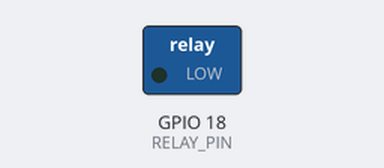
Bench run of a sketch on a simulated ESP32. Shown: switched loads named in the sketch (green lamp = pin HIGH). WiFi joins after 1.5 s; servers stay silent unless stated; EEPROM starts erased; no MQTT or app messages arrive unless stated; what the sketch prints to the serial monitor is not drawn.

Above: at 0.1 s.
At 1.6 s:
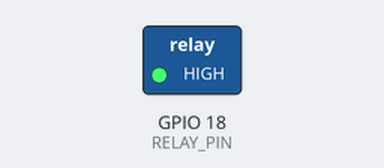
Timing chart, 0 to 6.1 s (numbered marks = the images above):
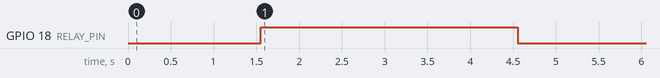

The sketch:

perfume_spray_deep_sleep.ino
```cpp
#include <WiFi.h>
#include <PubSubClient.h>
#include <Preferences.h>
#include <esp_sleep.h>

#define RELAY_PIN 18

// Wi-Fi Credentials
const char* ssid = "SSID";
const char* password = "password";

// MQTT
const char* mqtt_server = "192.168.1.25";
const int mqtt_port = 1883;
const char* mqtt_user = "mqttuser";
const char* mqtt_pass = "hydrogen";
const char* mqtt_client_id = "ESP32PerfumeClient";

const char* topic_status = "home/perfumespray/status";
const char* topic_spray_count = "home/perfumespray/count";

// Time management
#define MAX_WIFI_RETRY_TIME 90000        // 1.5 minutes
#define MAX_MQTT_RETRY_TIME 90000        // 1.5 minutes
#define TOTAL_TIMEOUT_MS    180000       // Total 3 minutes max
#define SPRAY_INTERVAL_SEC  3600         // 1 hour deep sleep

WiFiClient espClient;
PubSubClient client(espClient);
Preferences prefs;

int sprayCount = 0;

// Trigger relay to spray
void triggerRelay() {
  Serial.println("Spraying perfume...");
  digitalWrite(RELAY_PIN, HIGH);
  delay(3000); // Spray duration
  digitalWrite(RELAY_PIN, LOW);
}

// Try Wi-Fi with timeout
bool connectWiFiWithTimeout() {
  Serial.println("Connecting to WiFi...");
  WiFi.begin(ssid, password);

  unsigned long start = millis();
  while (WiFi.status() != WL_CONNECTED && millis() - start < MAX_WIFI_RETRY_TIME) {
    delay(500);
    Serial.print(".");
  }

  if (WiFi.status() == WL_CONNECTED) {
    Serial.println("\nWiFi connected!");
    return true;
  } else {
    Serial.println("\nWiFi connection FAILED");
    return false;
  }
}

// Try MQTT with timeout
bool connectMQTTWithTimeout() {
  client.setServer(mqtt_server, mqtt_port);
  unsigned long start = millis();

  while (!client.connected() && millis() - start < MAX_MQTT_RETRY_TIME) {
    Serial.print("Attempting MQTT...");
    if (client.connect(mqtt_client_id, mqtt_user, mqtt_pass)) {
      Serial.println("connected");
      return true;
    } else {
      Serial.print("failed, rc=");
      Serial.println(client.state());
      delay(1000);
    }
  }

  Serial.println("MQTT connection FAILED");
  return false;
}

// Publish spray status and count
void publishMQTT() {
  char countStr[10];
  itoa(sprayCount, countStr, 10);

  client.publish(topic_status, "ON");
  client.publish(topic_spray_count, countStr);
  delay(500);
  client.publish(topic_status, "OFF");
}

void setup() {
  Serial.begin(115200);
  pinMode(RELAY_PIN, OUTPUT);
  digitalWrite(RELAY_PIN, LOW);

  unsigned long startMillis = millis();

  // Restore spray count from flash
  prefs.begin("spray", false);
  sprayCount = prefs.getInt("sprayCount", 0);

  // Connect Wi-Fi
  bool wifiOK = connectWiFiWithTimeout();
  bool mqttOK = false;

  if (wifiOK) {
    mqttOK = connectMQTTWithTimeout();
  }

  // Spray anyway, whether or not MQTT works
  sprayCount++;
  prefs.putInt("sprayCount", sprayCount);
  triggerRelay();

  // If MQTT is okay, publish count
  if (mqttOK && client.connected()) {
    publishMQTT();
  }

  // Respect total timeout of 3 minutes
  unsigned long totalElapsed = millis() - startMillis;
  if (totalElapsed < TOTAL_TIMEOUT_MS) {
    delay(TOTAL_TIMEOUT_MS - totalElapsed);
  }

  Serial.println("Going to deep sleep for 1 hour...");
  esp_sleep_enable_timer_wakeup(SPRAY_INTERVAL_SEC * 1000000ULL);
  esp_deep_sleep_start();
}

void loop() {
  // unused – execution never returns from deep sleep
}
```

Measured:
- by itself, GPIO 18 (RELAY_PIN): LOW → HIGH at 1.6 s, → LOW 3.0 s later
